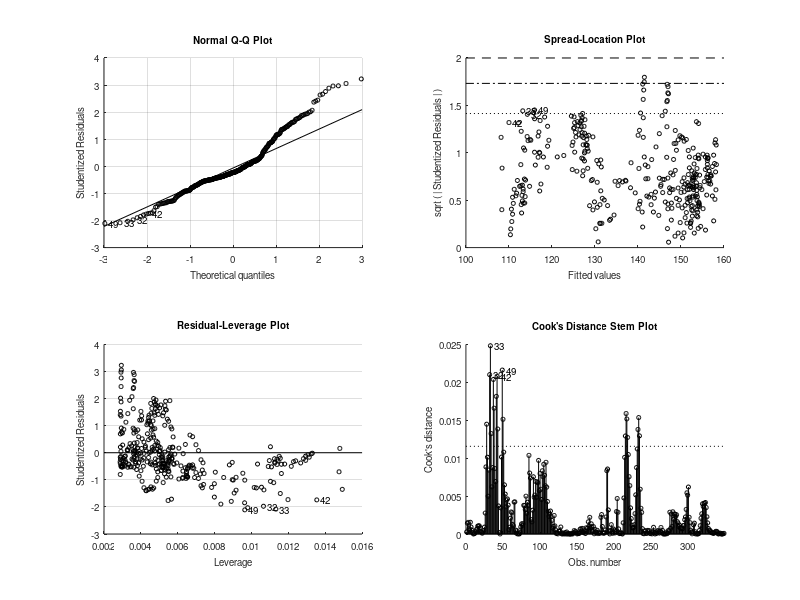

Write the MATLAB code that produced this figure. (Note: this script raises an error after producing the figure.)
%% Load the data
% ECG HR / PPG HR / Magnitute of PPG signal

fs = 100;

clc

% Loading .mat file 
load('scatter_data_sub1.mat');
sub1_data = scatter_data;
ecg_hr_1 = sub1_data(1:end,1);
ppg_hr_1 = sub1_data(1:end,2);
ppg_mag_1 = sub1_data(1:end,3);

load('scatter_data_sub2.mat');
sub2_data = scatter_data;
ecg_hr_2 = sub2_data(1:end,1);
ppg_hr_2 = sub2_data(1:end,2);
ppg_mag_2 = sub2_data(1:end,3);

load('scatter_data_sub3.mat');
sub3_data = scatter_data;
ecg_hr_3 = sub3_data(1:end,1);
ppg_hr_3 = sub3_data(1:end,2);
ppg_mag_3 = sub3_data(1:end,3);

load('scatter_data_sub4.mat');
sub4_data = scatter_data;
ecg_hr_4 = sub4_data(1:end,1);
ppg_hr_4 = sub4_data(1:end,2);
ppg_mag_4 = sub4_data(1:end,3);

% Normalize PPG Data ======================================================

ppg_mag_1_norm = normalize(ppg_mag_1, 'range', [-1 1]);
ppg_mag_2_norm = normalize(ppg_mag_2, 'range', [-1 1]);
ppg_mag_3_norm = normalize(ppg_mag_3, 'range', [-1 1]);
ppg_mag_4_norm = normalize(ppg_mag_4, 'range', [-1 1]);


% Merge the Data ==========================================================

ecg_hr_meta = [ecg_hr_1; ecg_hr_2; ecg_hr_3; ecg_hr_4];
ppg_mag_meta = [ppg_mag_1_norm; ppg_mag_2_norm; ppg_mag_3_norm; ...
    ppg_mag_4_norm];

data_meta(:, 1) = ecg_hr_meta;
data_meta(:, 2) = ppg_mag_meta;

data_meta = sortrows(data_meta);


% Calculate Statistics ====================================================

% y = px + S

% Sub 1
mdl1 = fitlm(ecg_hr_1, ppg_mag_1);
r2o1 = mdl1.Rsquared.Ordinary;
[p1,S1] = polyfit(ecg_hr_1, ppg_mag_1, 1);
% [rho1, pval1] = corr(ecg_hr_1, ppg_mag_1, 'Type', 'Pearson');

% Sub 2
mdl2 = fitlm(ecg_hr_2, ppg_mag_2);
r2o2 = mdl2.Rsquared.Ordinary;
[p2,S2] = polyfit(ecg_hr_2, ppg_mag_2, 1);
% [rho2, pval2] = corr(ecg_hr_2, ppg_mag_2, 'Type', 'Pearson');

% Sub 3
mdl3 = fitlm(ecg_hr_3, ppg_mag_3);
r2o3 = mdl3.Rsquared.Ordinary;
[p3,S3] = polyfit(ecg_hr_3, ppg_mag_3, 1);
% [rho3, pval3] = corr(ecg_hr_1, ppg_mag_1, 'Type', 'Pearson');

% Sub 4
mdl4 = fitlm(ecg_hr_4, ppg_mag_4);
r2o4 = mdl4.Rsquared.Ordinary;
[p4,S4] = polyfit(ecg_hr_4, ppg_mag_4, 1);
% [rho4, pval4] = corr(ecg_hr_4, ppg_mag_4, 'Type', 'Pearson');

% META
mdl_meta = fitlm(data_meta(1:end, 1), data_meta(1:end, 2));
r2o_meta = mdl_meta.Rsquared.Ordinary;
[p_meta, S_meta] = polyfit(data_meta(1:end, 1), data_meta(1:end, 2), 1);

% plotResiduals(mdl_meta)

% Plotting ================================================================

t=tiledlayout(2,4);

nexttile
plot(ecg_hr_1, ppg_mag_1, '.');
h1 = lsline;
h1.Color = 'r';
legend('Data','Fit')
title('Sub 1')
subtitle({['y = ', num2str(p1(1)), 'x + ', num2str(p1(2))], ...
    ['R Squared = ', num2str(r2o1)]})
xlabel('Heart Rate')
ylabel('PPG Magnitute');

nexttile
plot(ecg_hr_2, ppg_mag_2, '.')
h1 = lsline;
h1.Color = 'r';
legend('Data','Fit')
title('Sub 2')
subtitle({['y = ', num2str(p2(1)), 'x + ', num2str(p2(2))], ...
    ['R Squared = ', num2str(r2o2)]})
xlabel('Heart Rate')
ylabel('PPG Magnitute');

nexttile
plot(ecg_hr_3, ppg_mag_3, '.')
h1 = lsline;
h1.Color = 'r';
legend('Data','Fit')
title('Sub 3')
subtitle({['y = ', num2str(p3(1)), 'x + ', num2str(p3(2))], ...
    ['R Squared = ', num2str(r2o3)]})
xlabel('Heart Rate')
ylabel('PPG Magnitute');

nexttile
plot(ecg_hr_4, ppg_mag_4, '.')
h1 = lsline;
h1.Color = 'r';
legend('Data','Fit')
title('Sub 4')
subtitle({['y = ', num2str(p4(1)), 'x + ', num2str(p4(2))], ...
    ['R Squared = ', num2str(r2o4)]})
xlabel('Heart Rate')
ylabel('PPG Magnitute');

nexttile(t,5,[1 4])
plot(data_meta(1:end,1),data_meta(1:end,2),'.')
h1 = lsline;
h1.Color = 'r';
legend('Data','Fit')
title('Meta Data')
subtitle({['y = ', num2str(p_meta(1)), 'x + ', num2str(p_meta(2))], ...
    ['R Squared = ', num2str(r2o_meta)]})
xlabel('Heart Rate')
ylabel('Normalized PPG Magnitute');








